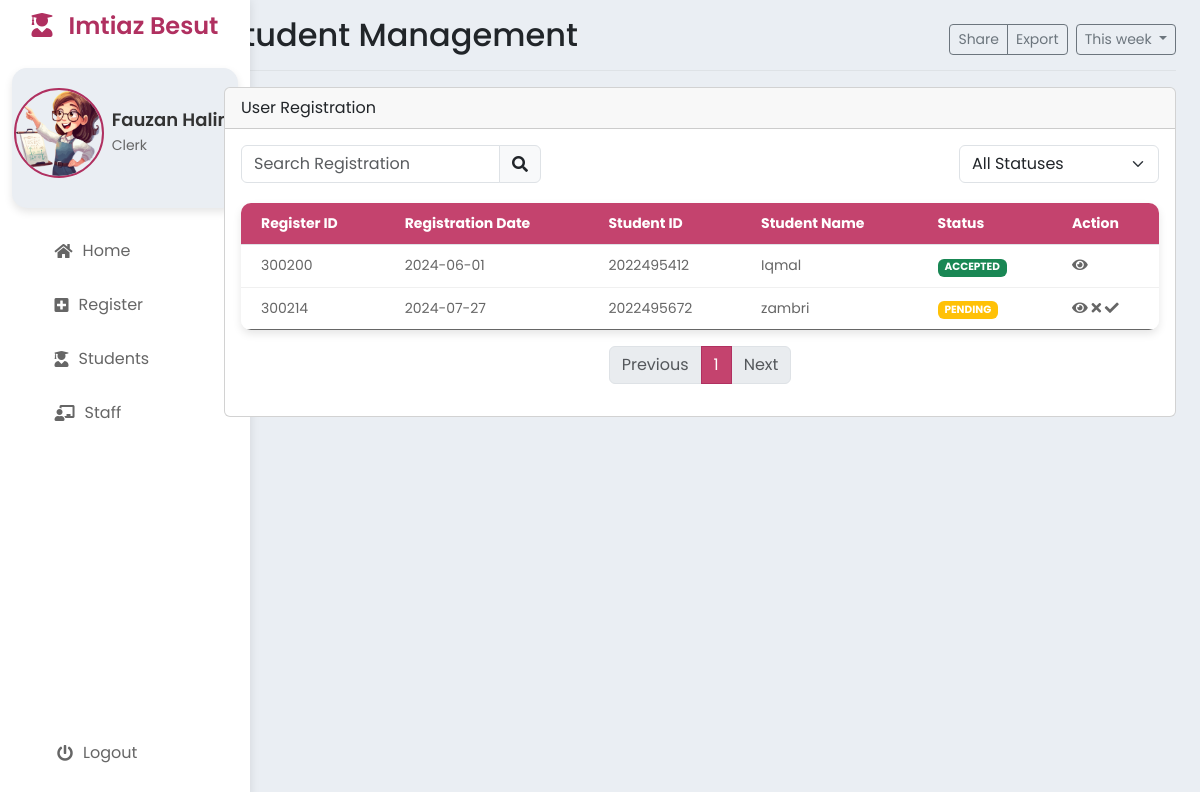
Page /StaffRegister.php (signed in) on the committed database.
### tables this page shows
CREATE TABLE `register` (
  `registerID` int NOT NULL,
  `registerDate` date DEFAULT NULL,
  `registerStatus` varchar(20) DEFAULT 'PENDING',
  `registerDesc` varchar(50) DEFAULT NULL,
  `studID` int DEFAULT NULL,
  `clerkID` int DEFAULT NULL
);

CREATE TABLE `student` (
  `studID` int NOT NULL,
  `studName` varchar(50) NOT NULL,
  `studIC` varchar(12) NOT NULL,
  `studGender` varchar(2) NOT NULL,
  `studDOB` date DEFAULT NULL,
  `studPhone` varchar(15) DEFAULT NULL,
  `studState` varchar(50) DEFAULT NULL,
  `studDistrict` varchar(50) DEFAULT NULL,
  `studPoscode` int DEFAULT NULL,
  `studAddress` varchar(100) DEFAULT NULL,
  `studRace` varchar(20) DEFAULT NULL,
  `studEmail` varchar(30) DEFAULT NULL,
  `studPassword` varchar(30) DEFAULT NULL
);

### StaffRegister.php (the view, shortened to what this page needs)
<?php
include 'StaffHeader.php';
?>
<div class="row">
    <div class="col-md-12">
        <div class="card mb-3">
            <div class="card-header">User Registration</div>
            <div class="card-body">
                <div class="d-flex justify-content-between mb-3">
                    <div class="input-group" style="width: 300px;">
                        <input type="text" id="searchInput" class="form-control" placeholder="Search Registration" onkeyup="searchRegistration()">
                        <span class="input-group-text"><i class="fas fa-search"></i></span>
                    </div>
                    <div class="input-group" style="width: 200px;">
                        <select id="statusFilter" class="form-select" onchange="filterStatus()">
                            <option value="">All Statuses</option>
                        </select>
                    </div>
                </div>
                <table class="table" id="registerTable">
                    <thead>
                        <tr>
                            <th>Register ID</th>
                            <th>Registration Date</th>
                            <th>Student ID</th>
                            <th>Student Name</th>
                            <th>Status</th>
                            <th>Action</th>
                        </tr>
                    </thead>
                    <tbody>
                        <?php
                        include 'process/db.php';
                        $sql = "SELECT * FROM register r JOIN student s ON r.studID = s.studID";
                        $result = $conn->query($sql);
                        if ($result->num_rows > 0) {
                            while ($row = $result->fetch_assoc()) {
                                echo "<tr data-status='" . $row["registerStatus"] . "'>";
                                echo "<td>" . $row["registerID"] . "</td>";
                                echo "<td>" . $row["registerDate"] . "</td>";
                                echo "<td>" . $row["studID"] . "</td>";
                                echo "<td>" . $row["studName"] . "</td>";
                                if ($row["registerStatus"] == 'PENDING') {
                                    echo "<td><span class='badge bg-warning'>" . $row["registerStatus"] . "</span></td>";
                                } else if ($row["registerStatus"] == 'ACCEPTED') {
                                    echo "<td><span class='badge bg-success'>" . $row["registerStatus"] . "</span></td>";
                                } else if ($row["registerStatus"] == 'REJECTED') {
                                    echo "<td><span class='badge bg-danger'>" . $row["registerStatus"] . "</span></td>";
                                }
                                echo "<td>";
                                echo "<a href='#' class='view' data-id='" . $row["registerID"] . "' data-name='" . $row["studName"] . "' data-date='" . $row["registerDate"] . "' data-studID='" . $row["studID"] . "'><i class='fas fa-eye'></i></a> ";
                                if ($row["registerStatus"] == 'PENDING') {
                                    echo "<a href='#' class='reject' data-id='" . $row["registerID"] . "' data-name='" . $row["studName"] . "' data-date='" . $row["registerDate"] . "' data-studID='" . $row["studID"] . "' data-bs-toggle='modal' data-bs-target='#rejectModal'><i class='fas fa-times'></i></a> ";
                                    echo "<a href='process/registerAccept.php?acceptID=" . $row["registerID"] . "'><i class='fas fa-check'></i></a> ";
                                }
                                echo "</td>";
                                echo "</tr>";
                            }
                        } else {
                            echo "<tr><td colspan='6'>No results</td></tr>";
                        }
                        ?>
                    </tbody>
                </table>
                <nav aria-label="Page navigation example">
                    <ul class="pagination justify-content-center" id="pagination"></ul>
                </nav>
            </div>
        </div>
    </div>
</div>
</body>
</html>

### styles.css (style rules this page uses)
:root { --background-color: #EAEEF3; --pop-color: #fff; --active-font-color: #B03060; --softer-color: #c4436e; }
* { margin: 0; padding: 0; box-sizing: border-box; font-family: 'Poppins', sans-serif; }
body { display: flex; min-height: 100vh; background: var(--background-color); }
.table { width: 100%; border-collapse: collapse; margin-top: 20px; box-shadow: 0 4px 8px rgba(0, 0, 0, 0.1); border-radius: 10px; overflow: hidden; }
.table thead th { background-color: var(--softer-color) ; color: #fff; font-size: 14px; text-align: left; padding: 10px 20px; }
.table tbody tr { border-bottom: 1px solid #f0f0f0; transition: background 0.3s; }
.table tbody tr:last-child { border-bottom: none; }
.table tbody td { font-size: 14px; color: #666; padding: 10px 20px; }
.table i { color: #666; }
a { color: var(--active-font-color); text-decoration: none; transition: color 0.3s; }

### rows in the picture
register: registerID "300200", registerDate "2024-06-01", studID.studID "2022495412", studID.studName "Iqmal", registerStatus "ACCEPTED"
register: registerID "300214", registerDate "2024-07-27", studID.studID "2022495672", studID.studName "zambri", registerStatus "PENDING"

### other values in the picture
$clerkName "Fauzan Halim"
$title "Student Management"
